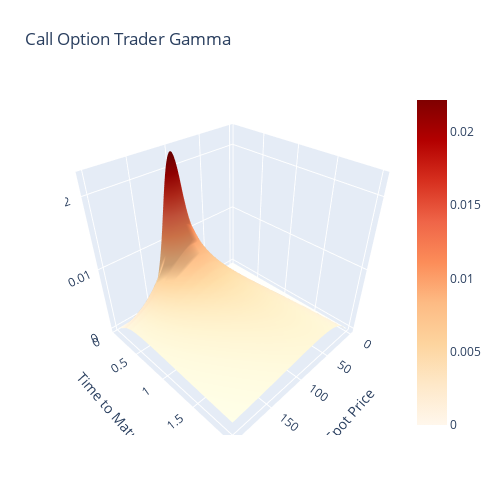

The notebook cell this image was saved under:
### Code cell
K = 100
r = 0.05
q = 0.1
sigma = 0.8
G = np.zeros_like(D)
for t in enumerate(maturities):
    o.T = t[1]
    for s in enumerate(spots):
        G[t[0], s[0]] = o.bs_gamma(s[1], r, q, sigma) * s[1] / 100
#Figure 5
fig = go.Figure(data=[go.Surface(z=G, x=T, y=S, colorscale="OrRd")])
fig.update_layout(title='Call Option Trader Gamma', autosize=False,
                  width=500, height=500,
                  margin=dict(l=65, r=50, b=65, t=90),
                  scene=dict(xaxis_title="Spot Price",
                             yaxis_title="Time to Maturity",
                             zaxis_title="Gamma"))
fig.show()

### Figure 1 — Plotly figure (JSON) as saved in the notebook; plotly's stock layout.template omitted (floating-point values rounded to 4 significant figures; data arrays with more than 128 entries replaced by an {"elided": "..."} marker saying what was removed)
{"data": [{"colorscale": [[0, "rgb(255,247,236)"], [0.125, "rgb(254,232,200)"], [0.25, "rgb(253,212,158)"], [0.375, "rgb(253,187,132)"], [0.5, "rgb(252,141,89)"], [0.625, "rgb(239,101,72)"], [0.75, "rgb(215,48,31)"], [0.875, "rgb(179,0,0)"], [1, "rgb(127,0,0)"]], "type": "surface", "x": {"elided": "20x200 int values"}, "y": {"elided": "20x200 float values"}, "z": {"elided": "20x200 float values"}}], "layout": {"autosize": false, "height": 500, "margin": {"b": 65, "l": 65, "r": 50, "t": 90}, "scene": {"xaxis": {"title": {"text": "Spot Price"}}, "yaxis": {"title": {"text": "Time to Maturity"}}, "zaxis": {"title": {"text": "Gamma"}}}, "title": {"text": "Call Option Trader Gamma"}, "width": 500}}
